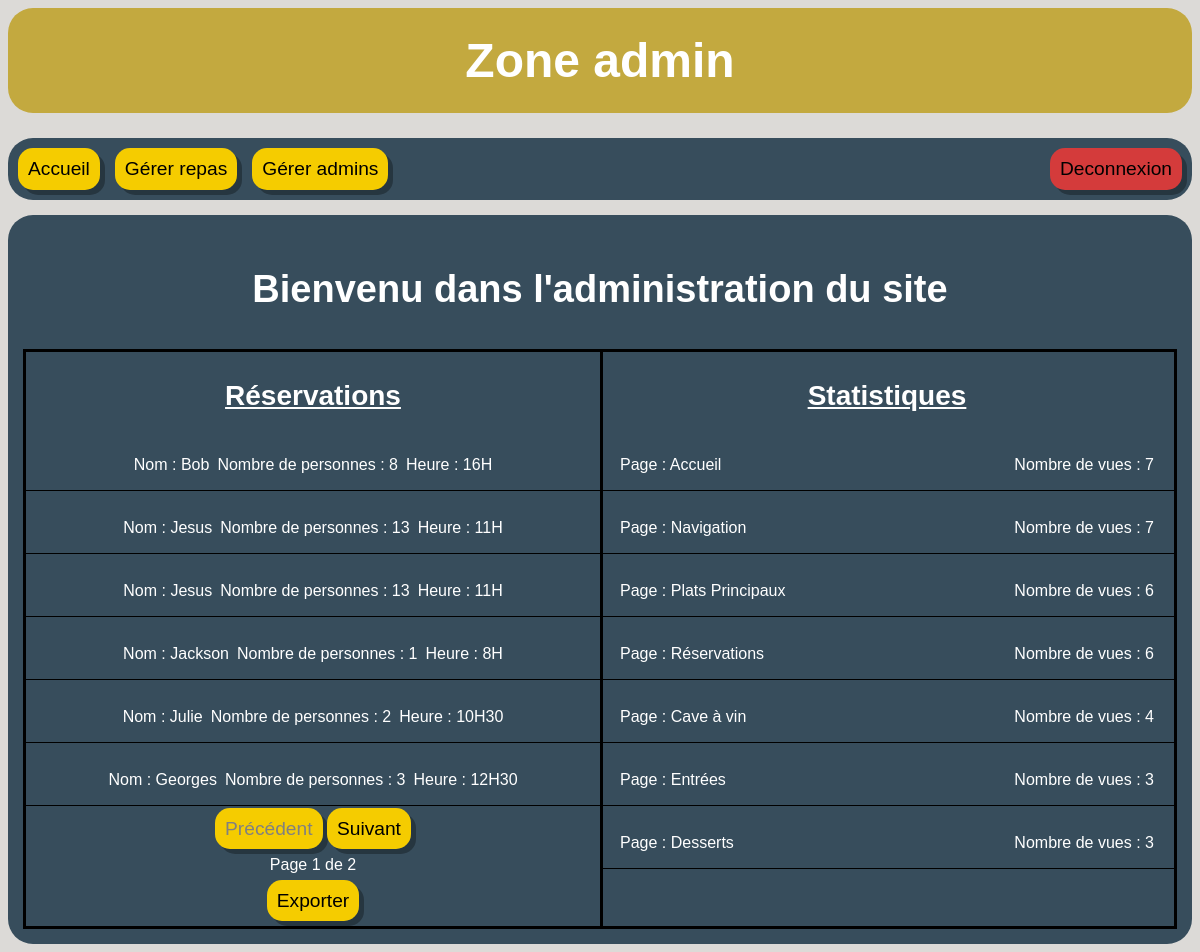
Page /admin/index.php (signed in) on the earlier database version.
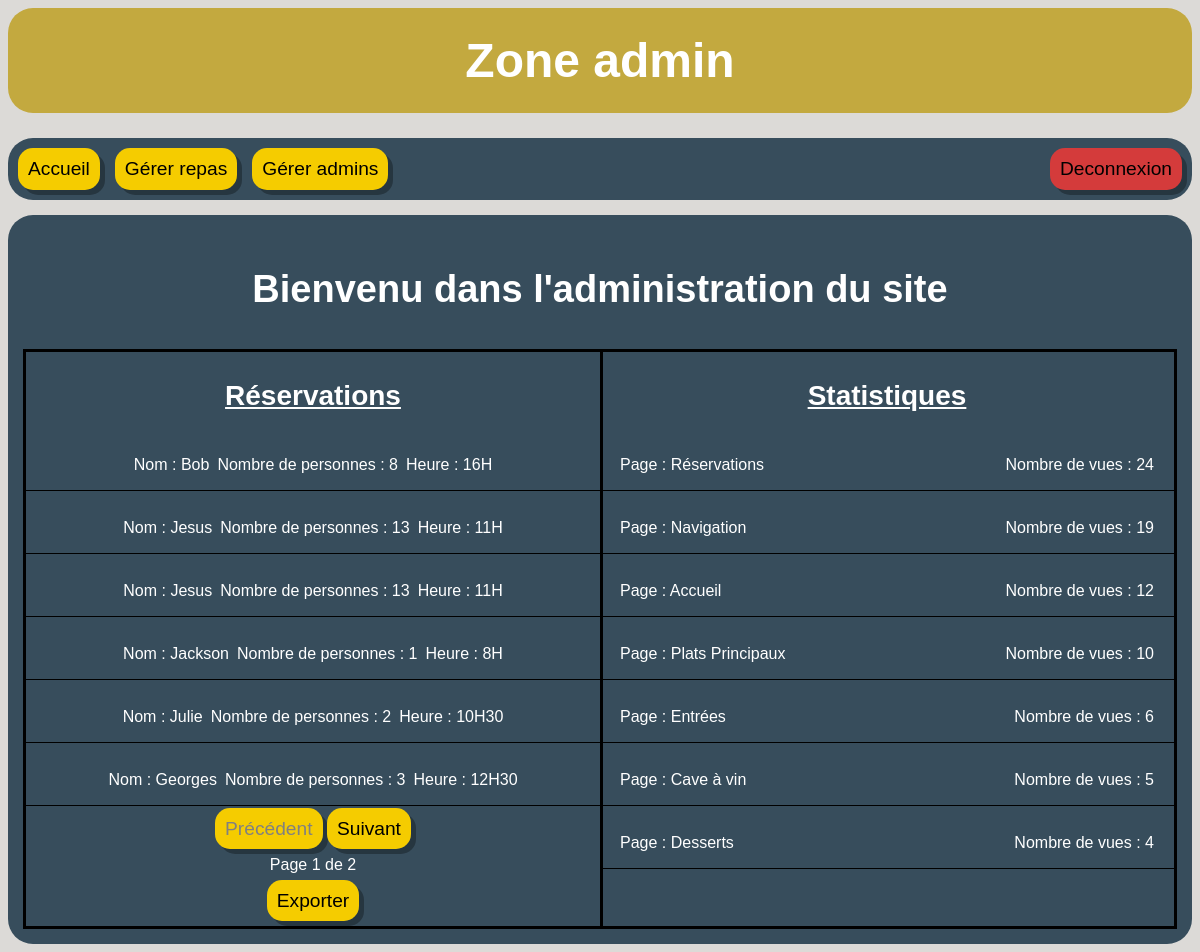
Same page on the later database version.
### tables this page shows
CREATE TABLE "reservations" (
	"id"	INTEGER NOT NULL UNIQUE,
	"nom"	TEXT NOT NULL,
	"nb"	INTEGER NOT NULL,
	"temps"	TEXT NOT NULL,
	PRIMARY KEY("id" AUTOINCREMENT)
);

CREATE TABLE "vues" (
	"id"	INTEGER NOT NULL UNIQUE,
	"page"	TEXT NOT NULL UNIQUE,
	"nb"	INTEGER NOT NULL,
	PRIMARY KEY("id" AUTOINCREMENT)
);

### includes/base.php (called while the page is built, shortened)
<?php
include "db.php";
function selectCount($nom_table) {
    global $bdd;
    $stmt = $bdd->prepare("
        SELECT COUNT(*) as nb
        FROM $nom_table
    ");
    $stmt->execute();
    $resultat = $stmt->fetch();
    return $resultat["nb"];
}

### admin/index.php (the view, shortened to what this page needs)
<?php
    include "../includes/base.php";
    $nb_reservations = selectCount("reservations");
    $nb_reservations_par_page = 6;
    $nb_page_reservations_total = ceil($nb_reservations / $nb_reservations_par_page);
    $page_reservations = $_GET["page"] ?? 1;
    $sql = "
    SELECT id, nom, nb, temps
    FROM reservations
    LIMIT :limit
    OFFSET :offset
    ";
    $stmt = $bdd->prepare($sql);
    $stmt->execute([
        ":limit" => $nb_reservations_par_page,
        ":offset" => ($page_reservations - 1) * $nb_reservations_par_page
    ]);
    $les_reservations = $stmt->fetchAll();
    $sql = "
    SELECT *
    FROM vues
    ORDER BY nb DESC
    ";
    $stmt = $bdd->prepare($sql);
    $stmt->execute();
    $pages = $stmt->fetchAll();
?>
<!DOCTYPE html>
<html lang="en">
<head>
    <link rel="stylesheet" href="../css/style_admin.css">
</head>
<body>
    <header>
        <h1>Zone admin</h1>
        <nav>
            <a class="changement_page" href="index.php"> Accueil </a>
            <a class="changement_page" href="repas/repas.php"> Gérer repas </a>
            <a class="changement_page" href="employes/gestion_admin.php"> Gérer admins </a>
            <a class="deconnexion" href="deconnexion.php"> Deconnexion </a>
        </nav>
    </header>
    <main>
        <p class="bienvenu">
            Bienvenu dans l'administration du site
        </p>
        <div class="conteneur">
            <div class="reservations">
                <p class="titre-section">Réservations</p>
                <?php foreach ($les_reservations as $une_reservation): ?>
                    <div class="une-reservation">
                        <p>Nom : <?= $une_reservation["nom"]?></p>
                        <p>Nombre de personnes : <?= $une_reservation["nb"]?></p>
                        <p>Heure : <?= $une_reservation["temps"]?></p>
                    </div>
                <?php endforeach ?>
                <div class="boutons">
                    <?php if ($page_reservations > 1): ?>
                        <a class="btn-reserver" href="index.php?page=<?= $page_reservations - 1?>">Précédent</a>
                    <?php else: ?>
                        <a href="" class="inactif">Précédent</a>
                    <?php endif ?>
                    <?php if ($page_reservations < $nb_page_reservations_total): ?>
                        <a class="btn-reserver" href="index.php?page=<?= $page_reservations + 1?>">Suivant</a>
                    <?php else: ?>
                        <a href="" class="inactif">Suivant</a>
                    <?php endif ?>
                </div>
                <p>Page <?= $page_reservations ?> de <?= $nb_page_reservations_total ?></p>
                <a  class="btn-reserver" href="index.php?exporter">Exporter</a>
            </div>
            <div class="statistiques">
                <p class="titre-section">Statistiques</p>
                <?php foreach ($pages as $page): ?>
                    <div class="une-statistique">
                        <p>Page : <?= $page["page"] ?></p>
                        <p class="nb-vues"> Nombre de vues : <?= $page["nb"] ?></p>
                    </div>
                <?php endforeach ?>
            </div>
        </div>
    </main>
</body>
</html>

### css/style_admin.css (style rules this page uses)
body { font-family: Arial, Helvetica, sans-serif; background-color: #dcdad7; }
header { text-align: center; }
h1 { margin: 0 0 25px 0; color: #fff; background-color: #C3A93F; padding: 25px; border-radius: 25px; text-align: center; font-size: 48px; }
nav { background-color: #374d5c; padding: 10px; border-radius: 25px; display: flex; justify-content: center; gap: 15px; margin-bottom: 15px; }
.titre-section { font-size: 28px; font-weight: bold; text-decoration: underline; }
.une-reservation, .une-statistique { display: flex; justify-content: center; gap: 8px; border-bottom: 1px solid black; margin-bottom: 12px; }
.une-statistique { padding: 0 20px; }
.nb-vues { margin-left: auto; }
a, input.modifier, input.ajouter { border: none; padding: 10px; border-radius: 15px; text-decoration: none; color: black; font-size: larger; box-shadow: 5px 5px #0000004e; }
a.inactif { color: grey; opacity: 0.5f; text-decoration: none; pointer-events: none; }
.bienvenu { text-align: center; font-size: 38px; font-weight: bold; }

Differences in the rows shown:
changed vues "Réservations": nb "6" → "24"; moves up the list
changed vues "Navigation": nb "7" → "19"; moves down the list
changed vues "Accueil": nb "7" → "12"
changed vues "Plats Principaux": nb "6" → "10"
changed vues "Entrées": nb "3" → "6"; moves up the list
changed vues "Cave à vin": nb "4" → "5"
changed vues "Desserts": nb "3" → "4"
